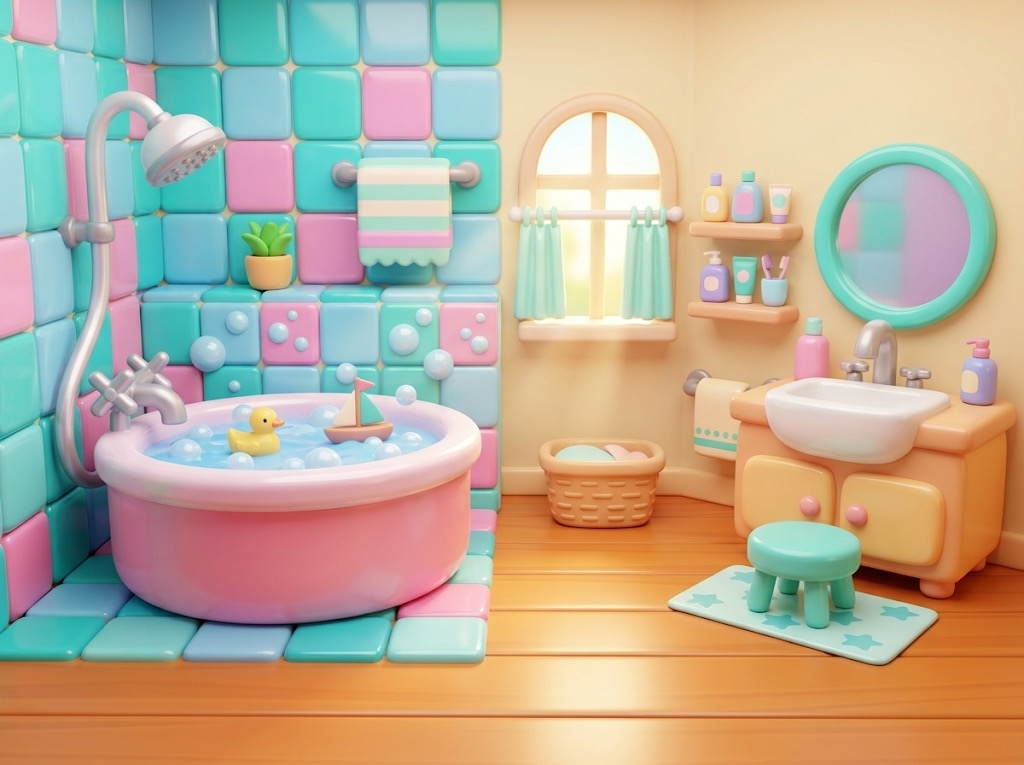
#> input picture game/assets/art/backgrounds/bathroom.jpg, 1024 x 765 px, given in place of living_room.jpg, which was not available
$ python make_before_art.py
#> lines starting #> are read from the running program, lines starting #| are printed output that depends on the picture
#!/usr/bin/env python3
"""Placeholder "before" pictures for t34_rub_reveal: each room background, hazy and grimy.
Same size as the background so the reveal lines up. Replace with real art in the polish pass.
  python3 scripts/make_before_art.py
"""
import random
from PIL import Image, ImageDraw, ImageEnhance, ImageFilter

ROOMS = ["living_room", "kitchen", "bathroom", "bedroom", "garden"]
ART = "game/assets/art"

for room in ROOMS:
    rng = random.Random(room)
    image = Image.open(f"{ART}/backgrounds/{room}.jpg").convert("RGB")
#> image is the input picture: PIL image 1024x765 RGB; mean R, G, B 188.9, 174.4, 151.4
    image = ImageEnhance.Color(image).enhance(0.35)
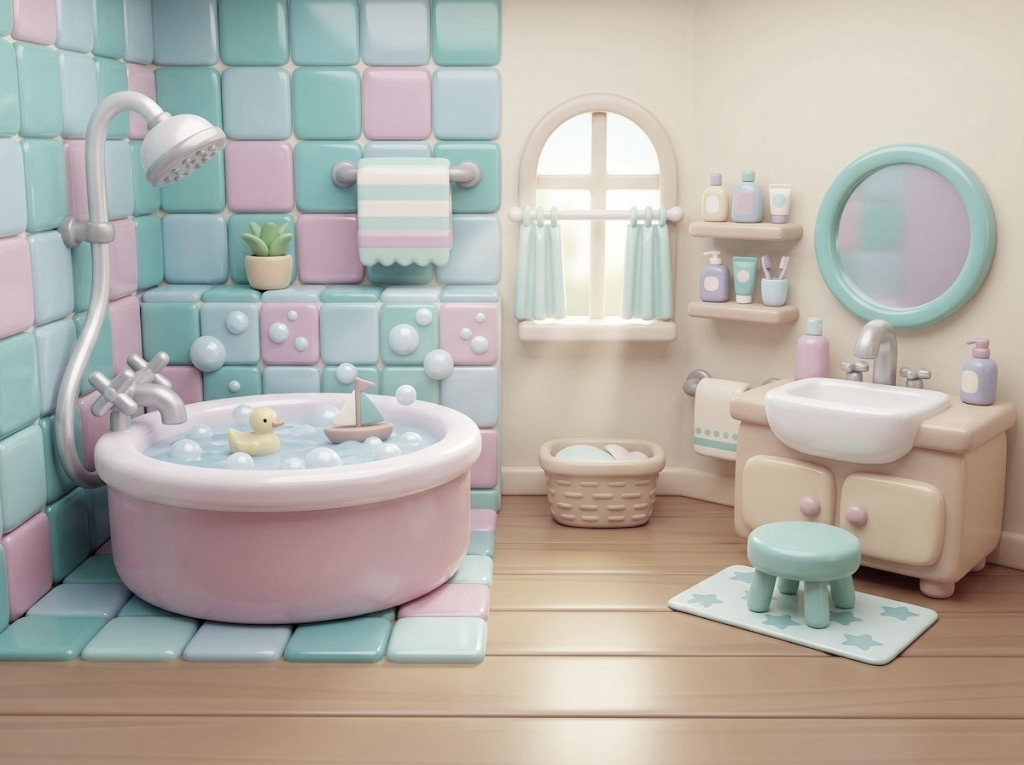
#> image: PIL image 1024x765 RGB; mean R, G, B 180.1, 175, 166.9
    image = ImageEnhance.Brightness(image).enhance(0.72)
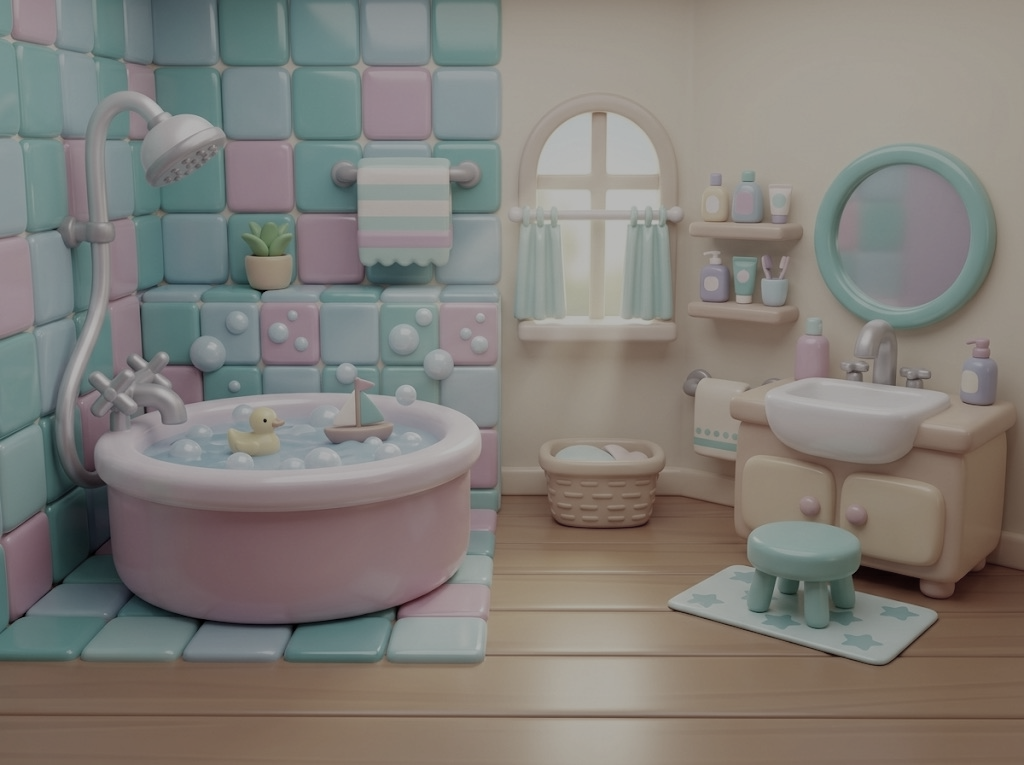
#> image: PIL image 1024x765 RGB; mean R, G, B 129.2, 125.5, 119.7
    grime = Image.new("RGBA", image.size, (0, 0, 0, 0))
#> grime: PIL image 1024x765 RGBA; every value is 0
    draw = ImageDraw.Draw(grime)
    for _ in range(70):
        x, y = rng.randrange(image.width), rng.randrange(image.height)
        r = rng.randrange(25, 90)
        shade = rng.randrange(70, 110)
        draw.ellipse((x - r, y - r, x + r, y + r), fill=(shade + 20, shade, shade - 25, 90))
    grime = grime.filter(ImageFilter.GaussianBlur(14))
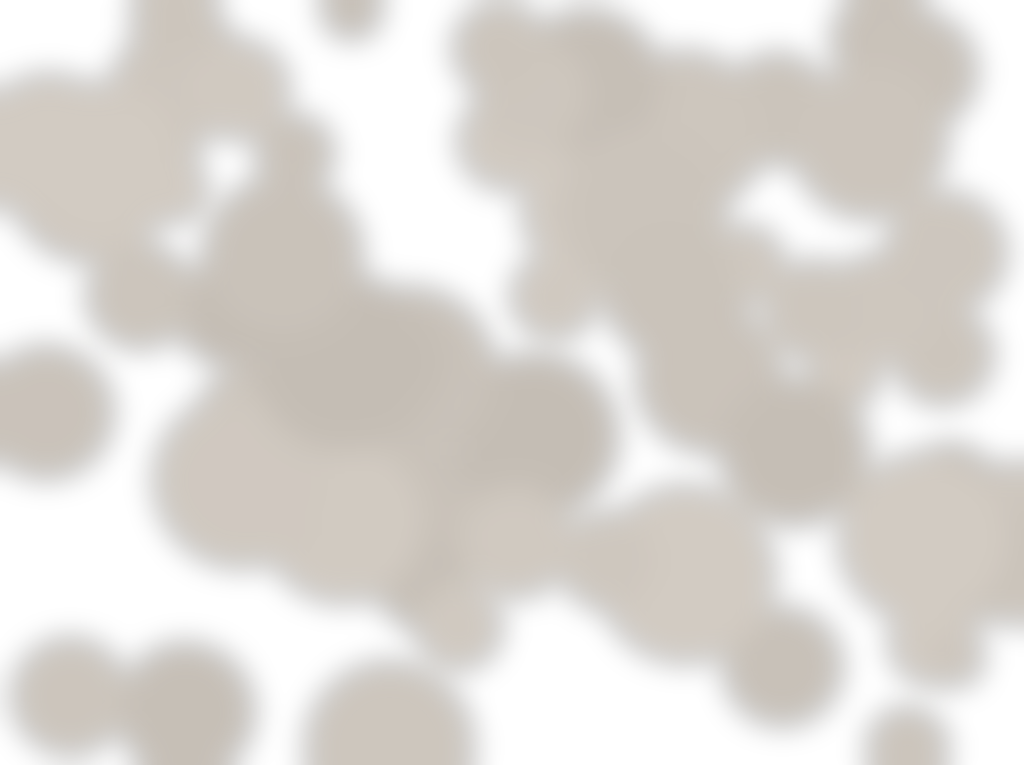
#> grime: PIL image 1024x765 RGBA; mean R, G, B, A 70.5, 57.9, 42.1, 56.9; transparent parts drawn white
    image = Image.alpha_composite(image.convert("RGBA"), grime).convert("RGB")
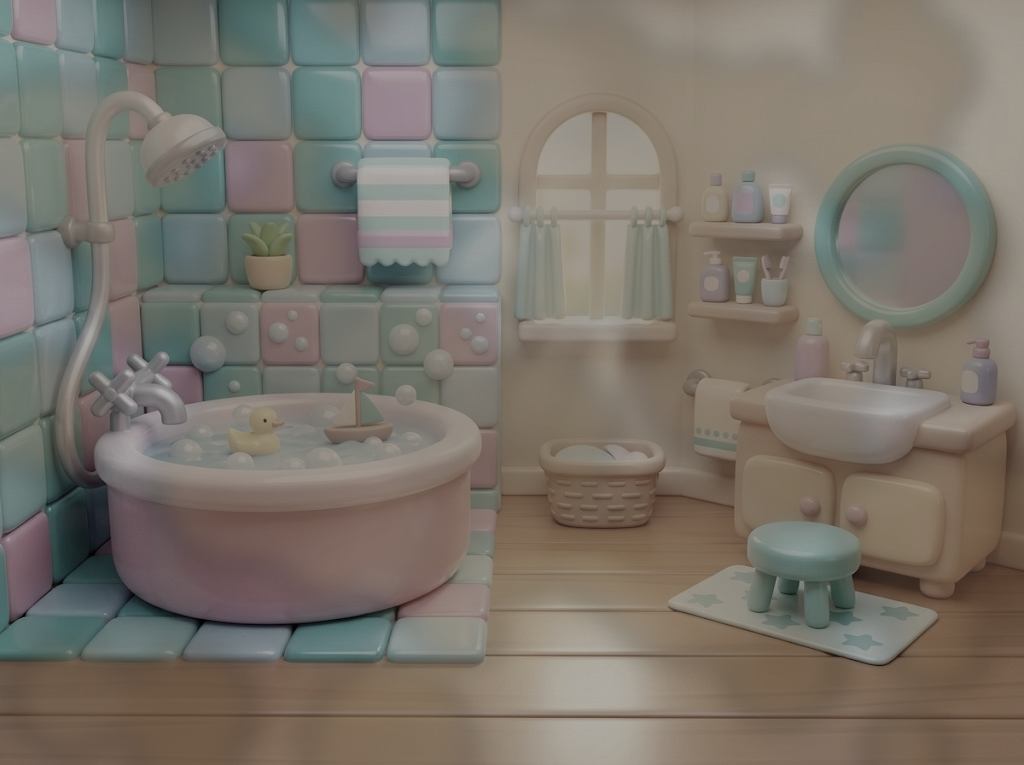
#> image: PIL image 1024x765 RGB; mean R, G, B 121.9, 115.2, 105.9
    image.save(f"{ART}/before/{room}.jpg", quality=80)
    print("wrote", room)
#> pass 2 of the loop `for room in ROOMS:`:
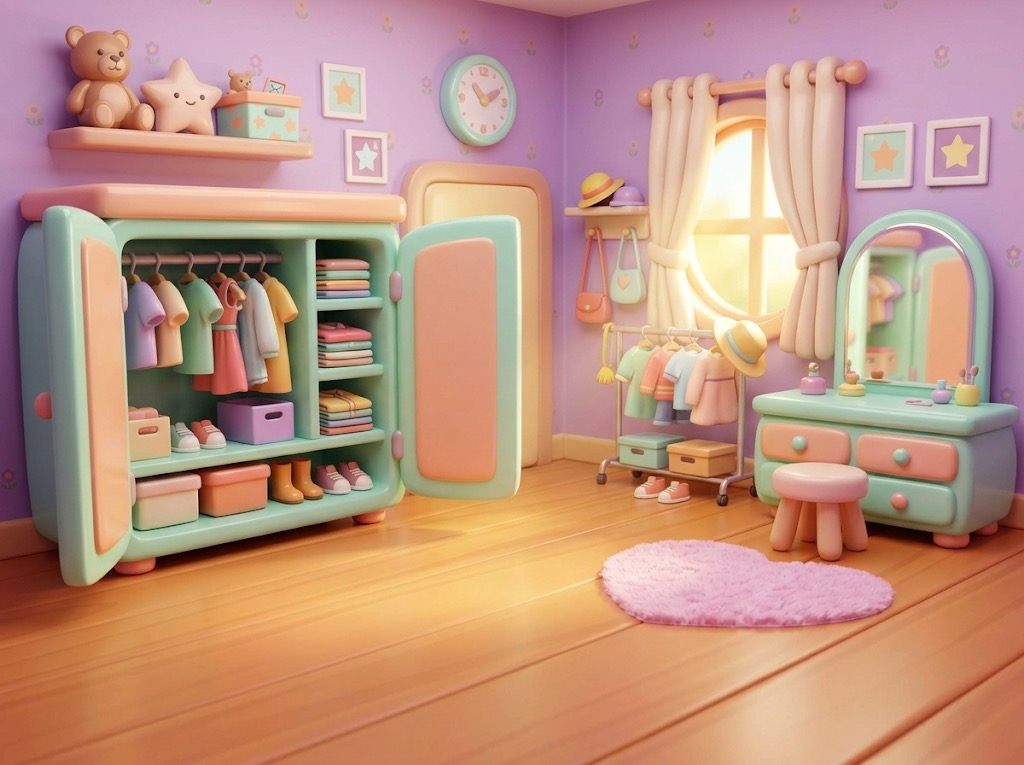
#> input picture game/assets/art/backgrounds/bedroom.jpg, 1024 x 765 px, given in place of kitchen.jpg, which was not available
#> image is the input picture: PIL image 1024x765 RGB; mean R, G, B 191.3, 147.9, 128.6
#> the loop `for _ in range(70):` made 70 passes
#> (x, y) on passes 1 to 8: (291, 122), (283, 186), (224, 511), (424, 406), (939, 550), (970, 556), (835, 245), (81, 0)
#> `grime = grime.filter(ImageFilter.GaussianBlur(14))`:
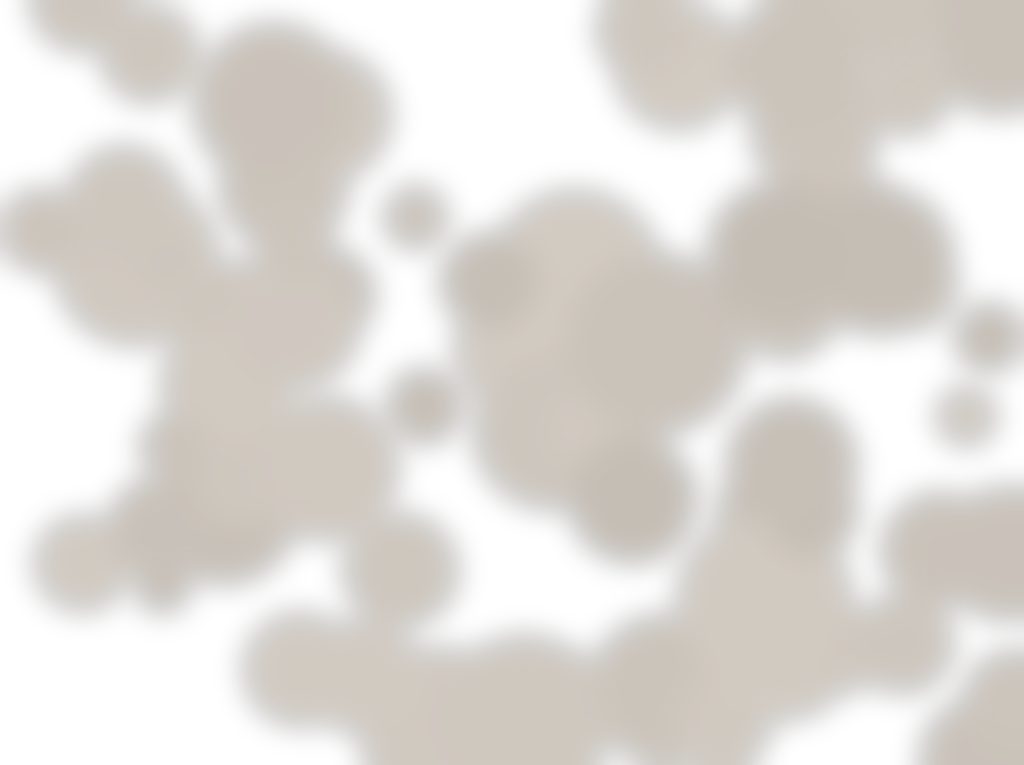
#> grime: PIL image 1024x765 RGBA; mean R, G, B, A 65.9, 54.2, 39.6, 52.7; transparent parts drawn white
#> `image = Image.alpha_composite(image.convert("RGBA"), grime).convert("R..`:
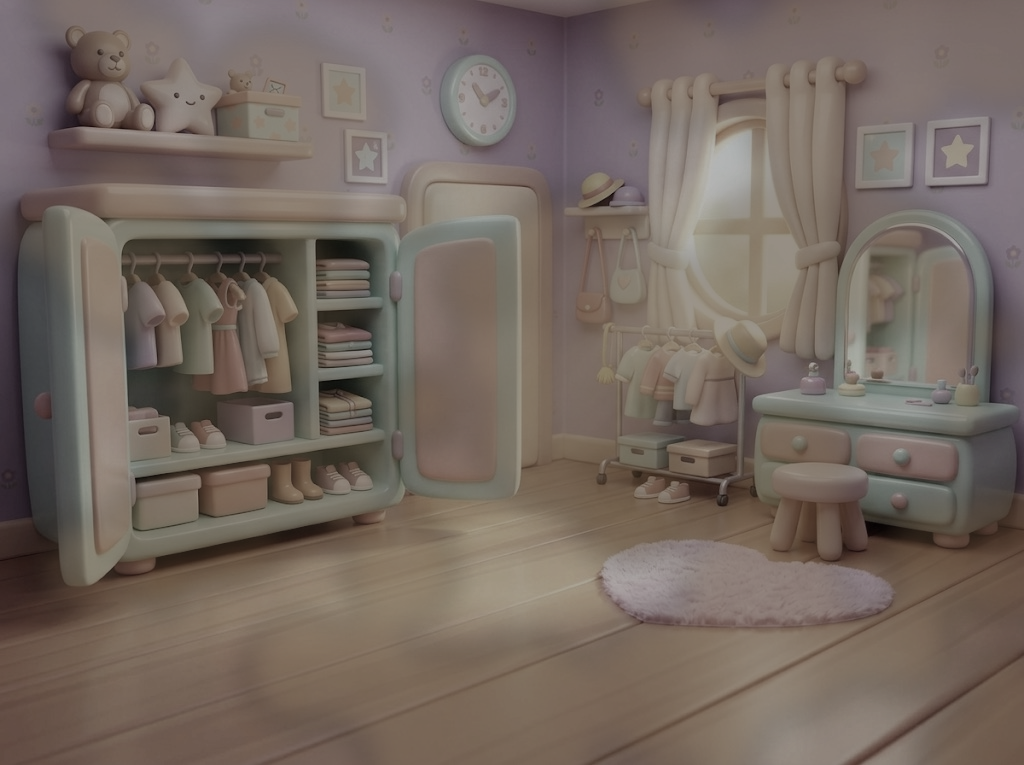
#> image: PIL image 1024x765 RGB; mean R, G, B 116.5, 104.3, 96
